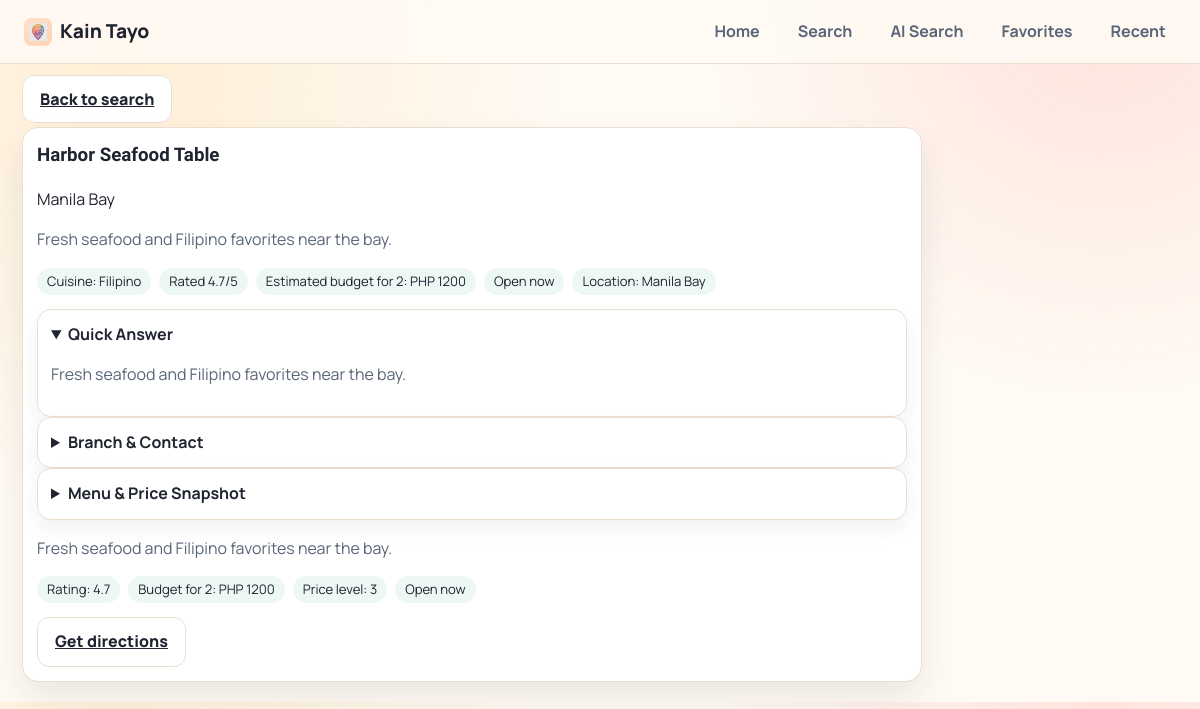
Page /restaurant/5/ on the committed database.
### restaurants/models.py (models this page shows, shortened)
class Restaurant(models.Model):
    name = models.CharField(max_length=255)
    cuisine = models.CharField(max_length=120)
    mood_tags = models.CharField(max_length=255, blank=True)
    description = models.TextField(blank=True)
    price_level = models.PositiveSmallIntegerField(default=2)  # 1=budget, 4=premium
    average_cost_for_two = models.PositiveIntegerField(default=500)
    rating = models.DecimalField(max_digits=2, decimal_places=1, default=4.0)
    is_open_now = models.BooleanField(default=True)
    latitude = models.FloatField()
    longitude = models.FloatField()
    address = models.CharField(max_length=255)
    embedding = VectorField(dimensions=768, null=True, blank=True)
    created_at = models.DateTimeField(auto_now_add=True)
    updated_at = models.DateTimeField(auto_now=True)
    class Meta:
        ordering = ["-rating", "average_cost_for_two"]
        indexes = [
            models.Index(fields=["cuisine"], name="restaurant_cuisine_idx"),
            models.Index(fields=["is_open_now"], name="restaurant_open_now_idx"),
            models.Index(fields=["-rating"], name="restaurant_rating_desc_idx"),
            models.Index(fields=["average_cost_for_two"], name="restaurant_budget_idx"),
        ]

### restaurants/views.py (the view)
# urls.py: path("restaurant/<int:restaurant_id>/", views.restaurant_detail_page, name="restaurant_detail"),
def restaurant_detail_page(request, restaurant_id: int):
    restaurant = get_object_or_404(Restaurant, pk=restaurant_id)
    smart_detail = build_smart_detail_payload(RestaurantSerializer(restaurant).data, is_external=False)
    return render(
        request,
        "restaurants/restaurant_detail.html",
        {
            "restaurant": restaurant,
            "is_external": False,
            "smart_detail": smart_detail,
        },
    )

### restaurants/services/detail_summary.py (called while the page is built, shortened)
def _price_label(price_level) -> str:
    if isinstance(price_level, int):
        return f"Level {price_level}/4"

def _open_now_label(data: dict, is_external: bool) -> str:
    value = data.get("open_now") if is_external else data.get("is_open_now")
    if value is True:
        return "Open now"
    if value is False:
        return "Currently closed"
    return ""

### restaurants/templates/restaurants/restaurant_detail.html (shortened to what this page needs)
{% extends "restaurants/base.html" %}
{% block content %}
<section class="grid-section">
    <a
        href="/search/"
        class="btn ghost"
        onclick="if (window.history.length > 1) { event.preventDefault(); window.history.back(); }"
    >
        Back to search
    </a>
    <article class="restaurant-card detail-card">
        <h1>{{ restaurant.name }}</h1>
        <p>{{ restaurant.address }}</p>
        {% if smart_detail.summary %}
        <p class="detail-summary">{{ smart_detail.summary }}</p>
        {% endif %}
        {% if smart_detail.bullets %}
        <div class="parsed-filters detail-badges">
            {% for bullet in smart_detail.bullets %}
            <span>{{ bullet }}</span>
            {% endfor %}
        </div>
        {% endif %}
        <details class="result-item" open>
            <summary><strong>Quick Answer</strong></summary>
            <p class="detail-summary">{{ smart_detail.quick_answer }}</p>
        </details>
        {% if smart_detail.branch_contact %}
        <details class="result-item">
            <summary><strong>Branch &amp; Contact</strong></summary>
        </details>
        {% endif %}
        {% if smart_detail.menu_price_snapshot %}
        <details class="result-item">
            <summary><strong>Menu &amp; Price Snapshot</strong></summary>
        </details>
        {% endif %}
        <p class="detail-summary">
            {% if restaurant.summary %}
            {{ restaurant.summary }}
            {% elif restaurant.description %}
            {{ restaurant.description }}
            {% else %}
            Explore this restaurant's details and decide faster with Kain Tayo.
            {% endif %}
        </p>
        <div class="parsed-filters detail-badges">
            <span>Rating: {{ restaurant.rating }}</span>
            {% if restaurant.average_cost_for_two %}<span>Budget for 2: PHP {{ restaurant.average_cost_for_two }}</span>{% endif %}
            {% if restaurant.price_level %}<span>Price level: {{ restaurant.price_level }}</span>{% endif %}
            {% if is_external %}
            {% if restaurant.open_now %}
            <span>Open now</span>
            {% else %}
            <span>Currently closed</span>
            {% endif %}
            {% else %}
            <span>{% if restaurant.is_open_now %}Open now{% else %}Currently closed{% endif %}</span>
            {% endif %}
        </div>
        <div class="hero-actions">
            {% if is_external and restaurant.maps_url %}
            <a class="btn ghost" href="{{ restaurant.maps_url }}" target="_blank" rel="noreferrer">Get directions</a>
            {% elif not is_external %}
            <a class="btn ghost" href="https://www.google.com/maps/search/?api=1&query={{ restaurant.latitude }},{{ restaurant.longitude }}" target="_blank" rel="noreferrer">Get directions</a>
            {% endif %}
        </div>
    </article>
</section>
{% endblock %}

### restaurants/static/restaurants/css/styles.css (style rules this page uses)
:root { --bg: #fffaf3; --surface: #ffffff; --text: #1f2430; --muted: #596579; --accent: #e85d42; --accent-2: #f7a84d; --border: #eadfce; --shadow: 0 16px 34px rgba(31, 36, 48, 0.09); --ring: rgba(232, 93, 66, 0.22); --max-content: 1240px; }
* { box-sizing: border-box; }
body { margin: 0; font-family: "Manrope", sans-serif; line-height: 1.45; color: var(--text); background: radial-gradient(circle at 10% 10%, #ffefd6 0%, transparent 35%), radial-gradient(circle at 92% 0%, #ffe3dc 0%, transparent 30%), var(--bg); }
h1, h2, h3 { font-family: "Sora", sans-serif; letter-spacing: 0; margin-top: 0; }
.hero-actions { display: flex; gap: 12px; margin-top: 12px; }
.btn { border: none; border-radius: 12px; padding: 12px 17px; font-weight: 800; cursor: pointer; transition: transform 160ms ease, box-shadow 180ms ease, filter 180ms ease; }
.btn.ghost { background: #fff; border: 1px solid var(--border); color: var(--text); }
.grid-section { padding: 24px 6px 20px; }
.restaurant-card { background: var(--surface); border: 1px solid var(--border); border-radius: 16px; padding: 14px; box-shadow: var(--shadow); transform-style: preserve-3d; transition: transform 220ms ease, box-shadow 220ms ease; overflow: hidden; }
.parsed-filters { display: flex; flex-wrap: wrap; gap: 8px; margin-bottom: 14px; }
.parsed-filters span { border-radius: 999px; background: #edf8f5; padding: 4px 10px; font-size: 0.82rem; }
.result-item { border: 1px solid var(--border); border-radius: 14px; background: #fff; padding: 13px; box-shadow: 0 10px 20px rgba(34, 34, 59, 0.06); min-width: 0; }
.result-item h3, .result-item p, .restaurant-card h3, .restaurant-card p { overflow-wrap: anywhere; }
.detail-card { max-width: 900px; margin-top: 16px; }
.detail-summary { color: var(--muted); line-height: 1.55; max-width: 76ch; }
.detail-badges { margin: 14px 0; }

### rows in the picture
Restaurant: name "Harbor Seafood Table", address "Manila Bay", summary "Fresh seafood and Filipino favorites near the bay.", quick_answer "Fresh seafood and Filipino favorites near the bay.", description "Fresh seafood and Filipino favorites near the bay.", rating "4.7", average_cost_for_two "1200", price_level "3"

### other values in the picture
{{ bullet }} "Cuisine: Filipino" "Rated 4.7/5" "Estimated budget for 2: PHP 1200" "Open now" "Location: Manila Bay"
